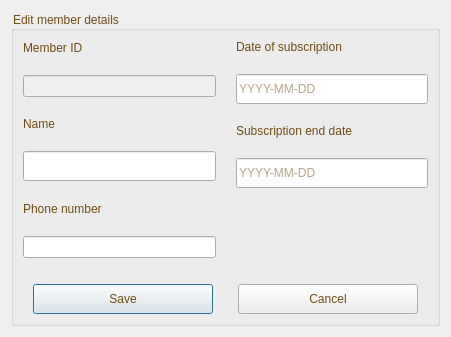
<?xml version="1.0" encoding="UTF-8"?>
<ui version="4.0">
 <class>EditMember</class>
 <widget class="QDialog" name="EditMember">
  <property name="geometry">
   <rect>
    <x>0</x>
    <y>0</y>
    <width>451</width>
    <height>300</height>
   </rect>
  </property>
  <property name="windowTitle">
   <string>Dialog</string>
  </property>
  <layout class="QGridLayout" name="gridLayout">
   <item row="0" column="0">
    <widget class="QGroupBox" name="groupBox">
     <property name="styleSheet">
      <string notr="true">color:rgb(111, 76, 19);
font: 18pt &quot;Segoe UI&quot;;</string>
     </property>
     <property name="title">
      <string>Edit member details</string>
     </property>
     <layout class="QGridLayout" name="gridLayout_2">
      <item row="0" column="0">
       <layout class="QHBoxLayout" name="horizontalLayout">
        <property name="spacing">
         <number>20</number>
        </property>
        <item>
         <layout class="QVBoxLayout" name="verticalLayout">
          <item>
           <widget class="QLabel" name="label_idm">
            <property name="styleSheet">
             <string notr="true">color:rgb(111, 76, 19);
font: 14pt &quot;Segoe UI&quot;;
</string>
            </property>
            <property name="text">
             <string>Member ID</string>
            </property>
           </widget>
          </item>
          <item>
           <widget class="QLineEdit" name="lineEdit_mID">
            <property name="enabled">
             <bool>false</bool>
            </property>
            <property name="styleSheet">
             <string notr="true">color:rgb(111, 76, 19);
font: 12pt &quot;Segoe UI&quot;;
</string>
            </property>
           </widget>
          </item>
          <item>
           <widget class="QLabel" name="label_name">
            <property name="styleSheet">
             <string notr="true">color:rgb(111, 76, 19);
font: 14pt &quot;Segoe UI&quot;;
</string>
            </property>
            <property name="text">
             <string>Name</string>
            </property>
            <property name="buddy">
             <cstring>lineEdit_name</cstring>
            </property>
           </widget>
          </item>
          <item>
           <widget class="QLineEdit" name="lineEdit_name">
            <property name="minimumSize">
             <size>
              <width>0</width>
              <height>30</height>
             </size>
            </property>
            <property name="styleSheet">
             <string notr="true">color:rgb(111, 76, 19);
font: 12pt &quot;Segoe UI&quot;;
</string>
            </property>
           </widget>
          </item>
          <item>
           <widget class="QLabel" name="label_phone">
            <property name="styleSheet">
             <string notr="true">color:rgb(111, 76, 19);
font: 14pt &quot;Segoe UI&quot;;
</string>
            </property>
            <property name="text">
             <string>Phone number</string>
            </property>
            <property name="buddy">
             <cstring>lineEdit_pnum</cstring>
            </property>
           </widget>
          </item>
          <item>
           <widget class="QLineEdit" name="lineEdit_pnum">
            <property name="styleSheet">
             <string notr="true">color:rgb(111, 76, 19);
font: 12pt &quot;Segoe UI&quot;;
</string>
            </property>
           </widget>
          </item>
         </layout>
        </item>
        <item>
         <layout class="QVBoxLayout" name="verticalLayout_2">
          <item>
           <widget class="QLabel" name="label_sub">
            <property name="sizePolicy">
             <sizepolicy hsizetype="Expanding" vsizetype="Preferred">
              <horstretch>0</horstretch>
              <verstretch>0</verstretch>
             </sizepolicy>
            </property>
            <property name="styleSheet">
             <string notr="true">color:rgb(111, 76, 19);
font: 14pt &quot;Segoe UI&quot;;
</string>
            </property>
            <property name="text">
             <string>Date of subscription</string>
            </property>
           </widget>
          </item>
          <item>
           <widget class="QLineEdit" name="lineEdit_subdate">
            <property name="minimumSize">
             <size>
              <width>0</width>
              <height>30</height>
             </size>
            </property>
            <property name="styleSheet">
             <string notr="true">color:rgb(111, 76, 19);
font: 12pt &quot;Segoe UI&quot;;

</string>
            </property>
            <property name="placeholderText">
             <string>YYYY-MM-DD</string>
            </property>
           </widget>
          </item>
          <item>
           <widget class="QLabel" name="label_5">
            <property name="sizePolicy">
             <sizepolicy hsizetype="Expanding" vsizetype="Preferred">
              <horstretch>0</horstretch>
              <verstretch>0</verstretch>
             </sizepolicy>
            </property>
            <property name="styleSheet">
             <string notr="true">color:rgb(111, 76, 19);
font: 14pt &quot;Segoe UI&quot;;</string>
            </property>
            <property name="text">
             <string>Subscription end date</string>
            </property>
           </widget>
          </item>
          <item>
           <widget class="QLineEdit" name="lineEdit_enddate">
            <property name="minimumSize">
             <size>
              <width>0</width>
              <height>30</height>
             </size>
            </property>
            <property name="styleSheet">
             <string notr="true">color:rgb(111, 76, 19);
font: 12pt &quot;Segoe UI&quot;;
</string>
            </property>
            <property name="placeholderText">
             <string>YYYY-MM-DD</string>
            </property>
           </widget>
          </item>
          <item>
           <widget class="QLabel" name="label_3">
            <property name="styleSheet">
             <string notr="true">color:rgb(111, 76, 19);
font: 14pt &quot;Segoe UI&quot;;</string>
            </property>
            <property name="text">
             <string/>
            </property>
           </widget>
          </item>
          <item>
           <widget class="QLineEdit" name="lineEdit">
            <property name="enabled">
             <bool>false</bool>
            </property>
            <property name="styleSheet">
             <string notr="true">
font: 12pt &quot;Segoe UI&quot;;
background: transparent;
border: none;</string>
            </property>
           </widget>
          </item>
         </layout>
        </item>
       </layout>
      </item>
      <item row="1" column="0">
       <layout class="QHBoxLayout" name="horizontalLayout_3">
        <property name="spacing">
         <number>25</number>
        </property>
        <property name="leftMargin">
         <number>10</number>
        </property>
        <property name="topMargin">
         <number>20</number>
        </property>
        <property name="rightMargin">
         <number>10</number>
        </property>
        <item>
         <widget class="QPushButton" name="pushButton_save">
          <property name="minimumSize">
           <size>
            <width>0</width>
            <height>30</height>
           </size>
          </property>
          <property name="cursor">
           <cursorShape>PointingHandCursor</cursorShape>
          </property>
          <property name="styleSheet">
           <string notr="true">color:rgb(111, 76, 19);
font: 14pt &quot;Segoe UI&quot;;</string>
          </property>
          <property name="text">
           <string>Save</string>
          </property>
         </widget>
        </item>
        <item>
         <widget class="QPushButton" name="pushButton_cancel">
          <property name="minimumSize">
           <size>
            <width>0</width>
            <height>30</height>
           </size>
          </property>
          <property name="cursor">
           <cursorShape>PointingHandCursor</cursorShape>
          </property>
          <property name="styleSheet">
           <string notr="true">color:rgb(111, 76, 19);
font: 14pt &quot;Segoe UI&quot;;</string>
          </property>
          <property name="text">
           <string>Cancel</string>
          </property>
         </widget>
        </item>
       </layout>
      </item>
     </layout>
    </widget>
   </item>
  </layout>
 </widget>
 <resources/>
 <connections/>
</ui>
